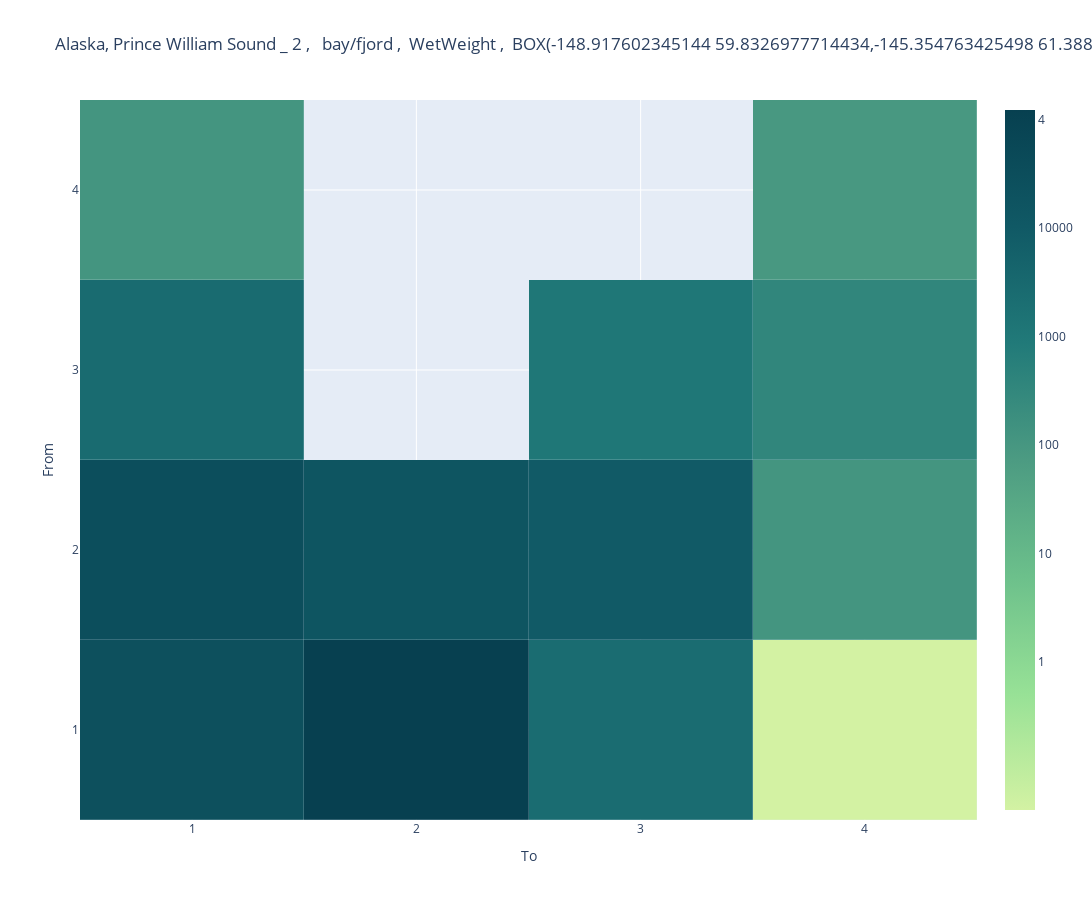

This figure's notebook cell:
### Markdown cell above
Show heatmap of flows between trophic levels:

### Code cell
fw.draw_trophic_flows_heatmap(foodweb, log_scale=True)

### Figure 1 — Plotly figure (JSON) as saved in the notebook; plotly's stock layout.template omitted (floating-point values rounded to 4 significant figures)
{"data": [{"colorbar": {"tick0": 0, "tickmode": "array", "ticktext": [1, 10, 100, 1000, 10000], "tickvals": [-1, 0, 1, 2, 3, 4]}, "colorscale": [[0, "rgb(211, 242, 163)"], [0.1667, "rgb(151, 225, 150)"], [0.3333, "rgb(108, 192, 139)"], [0.5, "rgb(76, 155, 130)"], [0.6667, "rgb(33, 122, 121)"], [0.8333, "rgb(16, 89, 101)"], [1, "rgb(7, 64, 80)"]], "customdata": [11.47, 11.36, 1581.0, 935.3, 2945.0, 265.0, 34.35, 9.209, 12210.0, 245.7, 107.9, 2546.0, 0.004326], "hoverongaps": false, "hovertemplate": "%{y} --> %{x}: %{customdata:.3f}<extra></extra>", "type": "heatmap", "x": [1, 4, 2, 3, 1, 1, 4, 4, 2, 3, 3, 1, 4], "xgap": 0.2, "y": [4, 2, 2, 2, 2, 3, 3, 4, 1, 1, 3, 1, 1], "ygap": 0.2, "z": [1.059, 1.055, 3.199, 2.971, 3.469, 2.423, 1.536, 0.9642, 4.087, 2.39, 2.033, 3.406, -2.364]}], "layout": {"autosize": true, "height": 900, "title": {"text": "Alaska, Prince William Sound _ 2 ,   bay/fjord ,  WetWeight ,  BOX(-148.917602345144 59.8326977714434,-145.354763425498 61.3886291588734) ,  Dalsgaard J.,Pauly D.,Okey T.A.(1997). Preliminary mass-balance model of Prince William Sound, Alaska, for the pre-spill period, 1980-1989 Fisheries Centre Research Reports"}, "width": 1200, "xaxis": {"autorange": true, "dtick": 1, "range": [0.5, 4.5], "title": {"text": "To"}, "type": "linear"}, "yaxis": {"autorange": true, "dtick": 1, "range": [0.5, 4.5], "title": {"text": "From"}, "type": "linear"}}}
